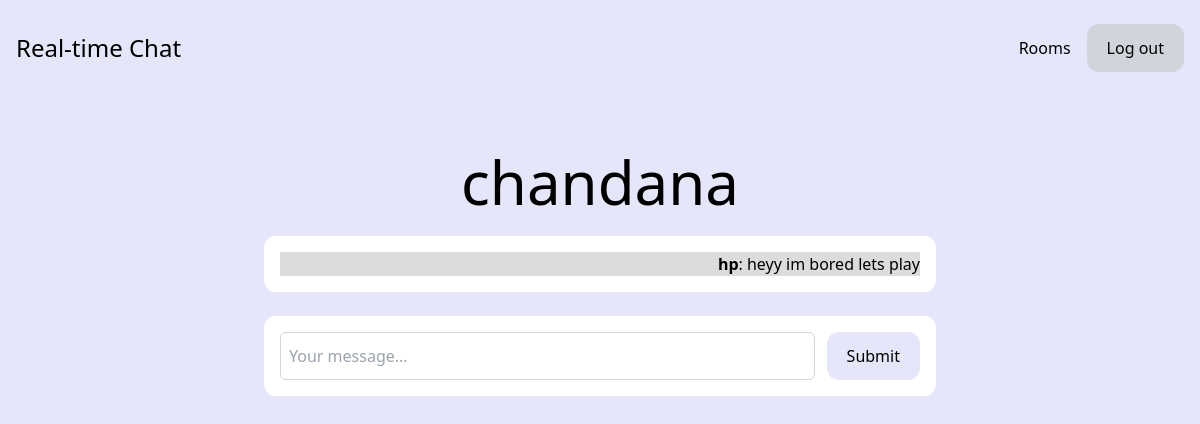
/rooms/chandan/ (signed in), run on an earlier commit of the app's database.
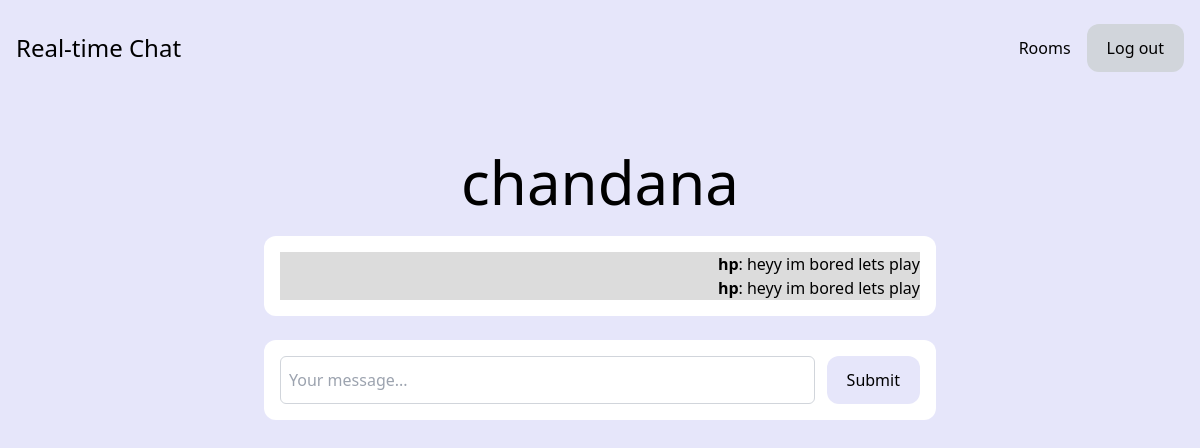
And on a later commit of the database.
### room/models.py (models this page shows)
class Room(models.Model):
    name = models.CharField(max_length=255)
    slug = models.SlugField(unique=True)

class Message(models.Model):
    room = models.ForeignKey(Room, related_name='messages', on_delete=models.CASCADE)
    user = models.ForeignKey(User, related_name='messages', on_delete=models.CASCADE)
    content = models.TextField()
    date_added = models.DateTimeField(auto_now_add=True)
    class Meta:
        ordering = ('date_added',)

### room/views.py (the view)
# urls.py: path('rooms/', include('room.urls')),
@login_required
def room(request, slug):
    room = Room.objects.get(slug=slug)
    messages = Message.objects.filter(room=room)[0:25]
    return render(request, 'room/room.html', {'room': room, 'messages': messages})

### room/templates/room/room.html (shortened to what this page needs)
{% extends 'core/base.html' %}
{% block content %}
<div class="container mx-auto p-4">
    <div class="text-center mb-6">
        <h1 class="text-3xl lg:text-6xl text-black">{{ room.name }}</h1>
    </div>
    <div class="chat-messages bg-white rounded-xl mx-auto p-4 max-w-2xl mb-6" id="chat-messages">
        {% for m in messages %}
            <div class="{% if m.user.username == request.user.username %}sent{% else %}received{% endif %}">
                <b>{{ m.user.username }}</b>: {{ m.content }}
            </div>
        {% endfor %}
    </div>
    <div class="bg-white rounded-xl mx-auto p-4 max-w-2xl">
        <form method="post" action="." class="flex">
            <input type="text" name="content" class="flex-1 mr-3 border border-gray-300 rounded-md px-2 py-1" placeholder="Your message..." id="chat-message-input">
            <button
                class="px-5 py-3 rounded-xl text-black bg-lavender hover:bg-lavender-dark"
                id="chat-message-submit"
            >Submit</button>
        </form>
    </div>
</div>
{% endblock %}

### core/templates/core/base.html (shortened to what this page needs)
<!DOCTYPE html>
<html>
    <head>
        <script src="https://cdn.tailwindcss.com"></script>
    </head>
    <body class="bg-lavender">
        <nav class="flex items-center justify-between px-4 py-6 bg-lavender-dark">
            <div>
                <a href="/" class="text-2xl text-Black">Real-time Chat</a>
            </div>
            <div class="flex items-center space-x-4">
                {% if request.user.is_authenticated %}
                    <a href="/rooms/" class="text-Black hover:text-gray-900">Rooms</a>
                    <a href="/logout/" class="px-5 py-3 rounded-xl  bg-gray-300 hover:bg-lavender-dark">Log out</a>
                {% else %}
                    <a href="/login/" class=" text-Black hover:text-gray-900">Log in</a>
                    <a href="/signup/" class="px-5 py-3 rounded-xl  text-Black bg-gray-300 bg-lavender hover:bg-lavender-dark">Sign up</a>
                {% endif %}
            </div>
        </nav>
        {% block content %}
        {% endblock %}
    </body>
</html>

### core/templates/core/base.html (style rules this page uses)
.bg-lavender { background-color: #E6E6FA; }
.sent { background-color: gainsboro; color: black; text-align: right; margin-left: auto; border: 0.5px solid #F5F5F5 box-shadow: 1px 1px 5px rgba(0,0,0,0.1); padding: auto; }
.chat-messages { max-height: 400px; overflow-y: auto; padding: 10px; background-color: #FFF; border-radius: 10px; }

What changed in the data, as far as the page shows it:
added Message: user.username "hp", content "heyy im bored lets play"
